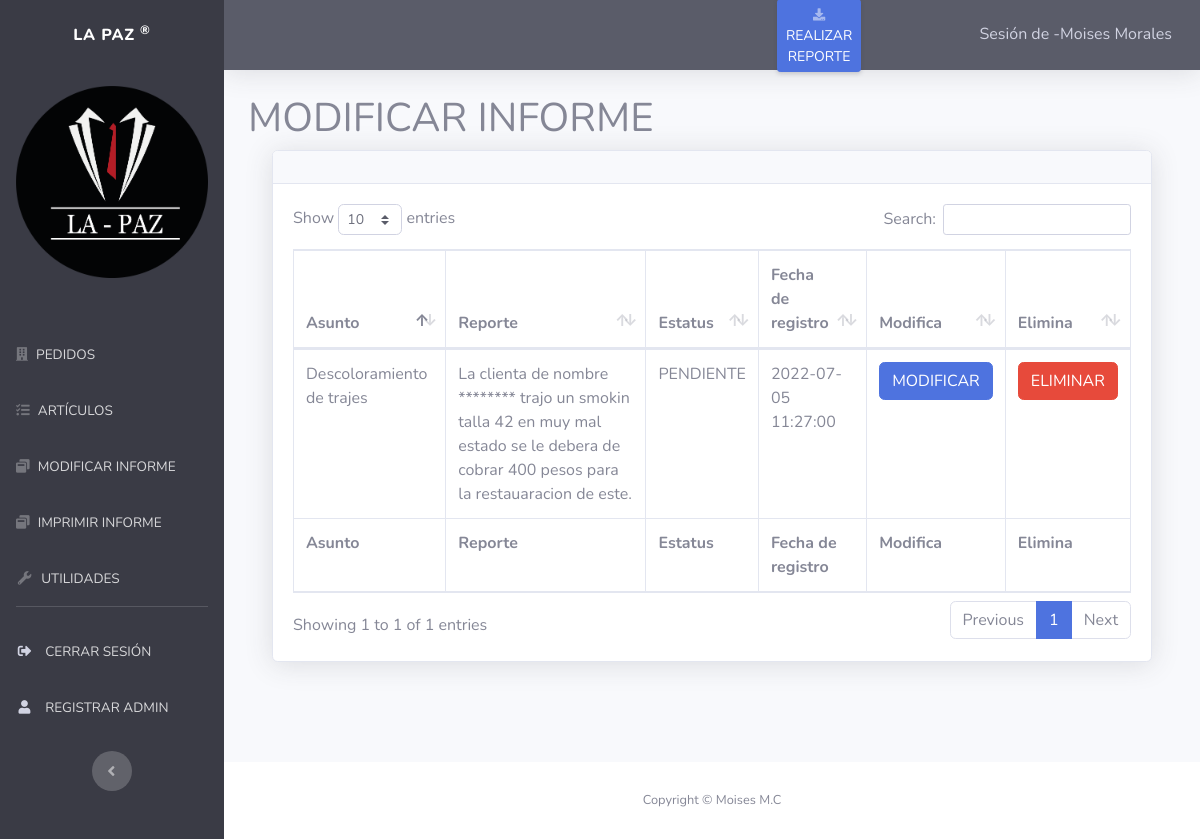
Page /PAZ/dashboard/visreporte.php (signed in) on the committed database.
### tables this page shows
CREATE TABLE `reportes` (
  `report_id` int(11) NOT NULL,
  `asunto` varchar(100) NOT NULL,
  `report` varchar(1500) NOT NULL,
  `status_r` varchar(20) NOT NULL,
  `fecha_r` datetime NOT NULL
);

### PAZ/dashboard/visreporte.php (the view)
<?php require_once "vistas/parte_superior.php"?>
<div class="container-fluid">
    <h1>MODIFICAR INFORME</h1>
                <div class="container-fluid">
                    <div class="card shadow mb-4">
                        <div class="card-header py-3">
                        </div>
                        <div class="card-body">
                            <div class="table-responsive">
                                <table class="table table-bordered" id="dataTable" width="100%" cellspacing="0">
                                    <thead>
                                        <tr>
                                <th>Asunto</th>
                                <th>Reporte</th>
                                <th>Estatus</th>
                                 <th>Fecha de registro</th>
                                  <th>Modifica</th>
                                <th>Elimina</th>
                                        </tr>
                                    </thead>
                                    <tfoot>
                                        <tr>
                                  <th>Asunto</th>
                                <th>Reporte</th>
                                <th>Estatus</th>
                                 <th>Fecha de registro</th>
                                  <th>Modifica</th>
                                <th>Elimina</th>
                                        </tr>
                                    </tfoot>
                                    <tbody>
                                    <?php require ("../conexion2.php");
    $consulta = $mysqli->query("SELECT * FROM reportes");
    while($datos = mysqli_fetch_array($consulta)){
?>
                            <tr>
                <td><?php echo $datos[1]; ?></td>
                <td><?php echo $datos[2]; ?></td>
                 <td><?php echo $datos[3]; ?></td>
                <td><?php echo $datos[4]; ?></td>
               <th><a href="modica_reporte.php?report_id=<?php echo $datos[0];?>" class="btn btn-primary" > MODIFICAR</a></th>
<th><a href="eliminar_reporte.php?report_id=<?php echo $datos[0];  ?>" class="btn btn-danger"  onclick="return confirm('¿Seguro que quieres eliminar este reporte?');">ELIMINAR </a></th>
  </tr>
                            <?php
                                }
                            ?>
                                    </tbody>
                                </table>
                            </div>
                        </div>
                    </div>
                </div>
</div>
<?php require_once "vistas/parte_inferior.php"?>

### rows in the picture
reportes: asunto "Descoloramiento de trajes", report "La clienta de nombre ******** trajo un smokin talla 42 en muy mal estado se le debera de cobrar 400 pesos para la restauaracion de este.", status_r "PENDIENTE", fecha_r "2022-07-05 11:27:00"

### other values in the picture
$_SESSION["nombre_user"] "Moises Morales"
